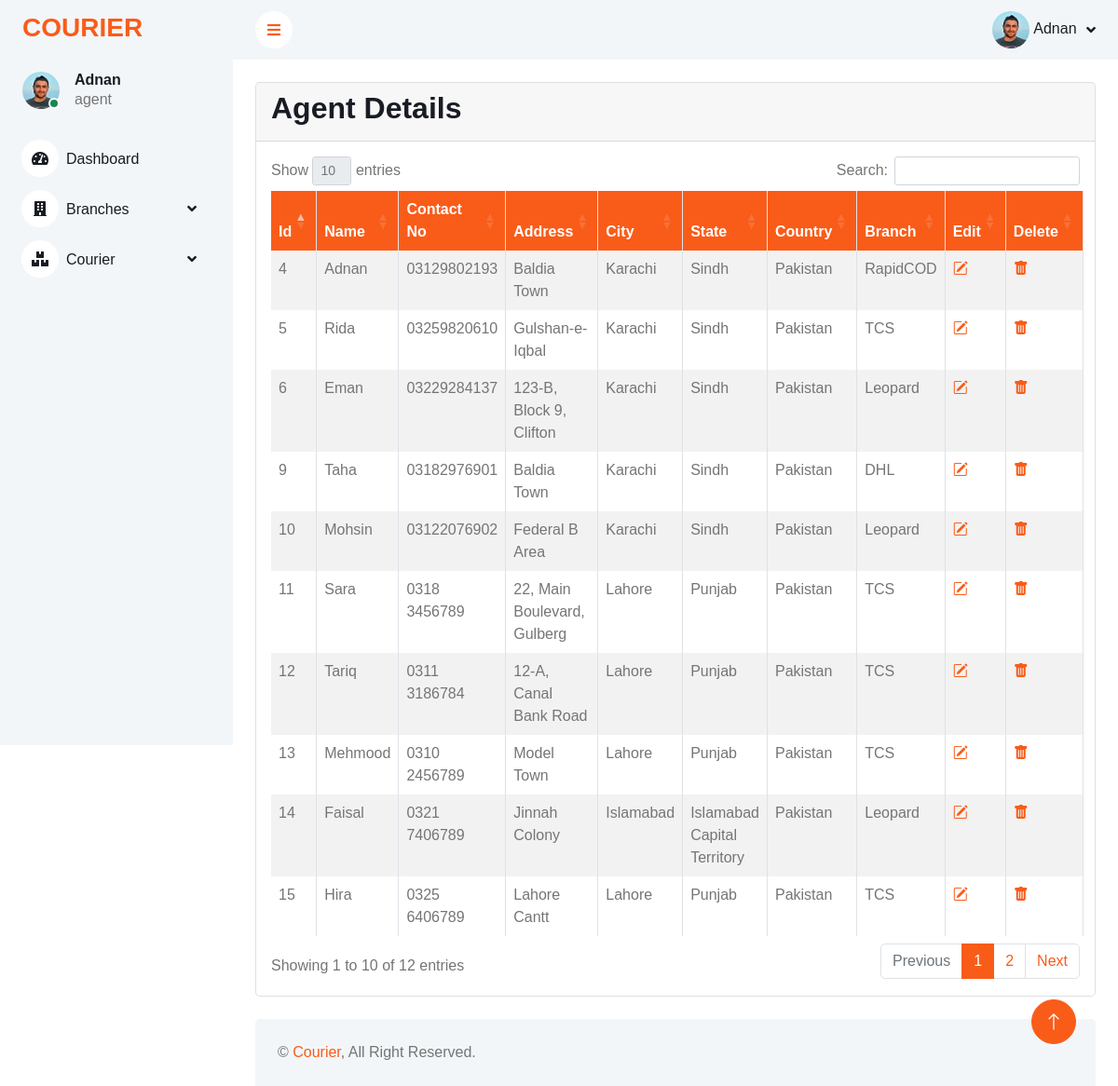
Page /backend/view-agent.php (signed in) on the committed database.
### tables this page shows
CREATE TABLE `user` (
  `user_id` int(11) NOT NULL,
  `name` varchar(255) NOT NULL,
  `email` varchar(255) NOT NULL,
  `password` varchar(255) NOT NULL,
  `profile_picture` varchar(255) NOT NULL,
  `role_id` int(11) NOT NULL
);

CREATE TABLE `role` (
  `role_id` int(11) NOT NULL,
  `role_type` varchar(255) NOT NULL
);

CREATE TABLE `agent` (
  `agent_id` int(11) NOT NULL,
  `agent_name` varchar(255) NOT NULL,
  `agent_contact` varchar(255) NOT NULL,
  `agent_address` varchar(255) NOT NULL,
  `agent_city` varchar(255) NOT NULL,
  `agent_state` varchar(255) NOT NULL,
  `agent_country` varchar(255) NOT NULL,
  `agent_branch` varchar(255) NOT NULL
);

CREATE TABLE `branch` (
  `branch_id` int(11) NOT NULL,
  `branch_name` varchar(255) NOT NULL,
  `branch_contact` varchar(255) NOT NULL,
  `branch_address` varchar(255) NOT NULL,
  `branch_city` varchar(255) NOT NULL,
  `branch_state` varchar(255) NOT NULL,
  `branch_zipcode` varchar(255) NOT NULL,
  `branch_country` varchar(255) NOT NULL
);

### backend/view-agent.php (the view, shortened to what this page needs)
<?php
include 'links.php';
?>
</head>
<body>
    <?php
    include 'header.php';
    ?>
    <div class="container-fluid pt-4 px-4" >
        <div class="row g-4">
            <div class="col-12">
                <div class="card">
                    <div class="card-header">
                        <h2>Agent Details</h2>
                    </div>
                    <div class="card-body">
                        <?php
                        include 'db.php';
                        $sql = "SELECT * FROM `agent` LEFT JOIN branch ON agent.agent_branch = branch.branch_id";
                        $result = mysqli_query($conn, $sql);
                        if (mysqli_num_rows($result) > 0) {
                        ?>
                            <table id="datatable" class="table table-striped table-bordered">
                                <thead>
                                    <tr style="background: #F95C19; color: #fff;">
                                        <th>Id</th>
                                        <th>Name</th>
                                        <th>Contact No</th>
                                        <th>Address</th>
                                        <th>City</th>
                                        <th>State</th>
                                        <th>Country</th>
                                        <th>Branch</th>
                                        <th>Edit</th>
                                        <th>Delete</th>
                                    </tr>
                                </thead>
                                <tbody>
                                    <?php
                                    while ($row = mysqli_fetch_assoc($result)) {
                                    ?>
                                        <tr>
                                        <td scope="row"><?php echo $row['agent_id'] ?></td>
                                        <td><?php echo $row['agent_name'] ?></td>
                                        <td><?php echo $row['agent_contact'] ?></td>
                                        <td><?php echo $row['agent_address'] ?></td>
                                        <td><?php echo $row['agent_city'] ?></td>
                                        <td><?php echo $row['agent_state'] ?></td>
                                        <td><?php echo $row['agent_country'] ?></td>
                                        <td><?php echo $row['branch_name'] ?></td>
                                        <td><a href="update-agent.php?agentId=<?php echo $row['agent_id'] ?>"><i class="bi bi-pencil-square"></i></a></td>
                                        <td><a href="delete-agent.php?agentId=<?php echo $row['agent_id'] ?>"><i class="bi bi-trash-fill"></i></a></td>
                                        </tr>
                                    <?php
                                    }
                                    ?>
                                </tbody>
                            </table>
                        <?php
                        }
                        ?>
                    </div>
                </div>
            </div>
        </div>
    </div>
    <?php
    include 'footer.php';
    ?>

### backend/links.php (shortened to what this page needs)
<?php
include 'db.php';
$user_Id = $_SESSION['user_id'];
$sql5 = "SELECT `name`, `profile_picture` , role_type FROM `user` LEFT JOIN role ON user.role_id = role.role_id  WHERE user_id = '{$user_Id}'";
$result5 = mysqli_query($conn, $sql5);
$row5 = mysqli_fetch_assoc($result5);
?>
<!DOCTYPE html>
<html lang="en">
<head>
    <link href="https://cdnjs.cloudflare.com/ajax/libs/font-awesome/5.10.0/css/all.min.css" rel="stylesheet">
    <link href="https://cdn.jsdelivr.net/npm/bootstrap-icons@1.4.1/font/bootstrap-icons.css" rel="stylesheet">
    <link href="css/bootstrap.min.css" rel="stylesheet">
    <link href="css/style.css" rel="stylesheet">
    <link href="https://cdn.datatables.net/1.11.1/css/dataTables.bootstrap4.min.css" rel="stylesheet">

### backend/header.php (shortened to what this page needs)
<body>
    <div class="container-xxl position-relative bg-white d-flex p-0">
        <div class="sidebar pe-4 pb-3">
            <nav class="navbar bg-light navbar-light">
                <a href="index.php" class="navbar-brand mx-4 mb-3">
                    <h3 class="text-primary">COURIER</h3>
                </a>
                <div class="d-flex align-items-center ms-4 mb-4">
                <div class="position-relative">
                        <img class="rounded-circle" src="uploads-images/<?php echo $row5['profile_picture']?>" alt="" style="width: 40px; height: 40px;">
                        <div class="bg-success rounded-circle border border-2 border-white position-absolute end-0 bottom-0 p-1"></div>
                    </div>
                    <div class="ms-3">
                        <h6 class="mb-0"><?php echo $_SESSION['name']?></h6>
                        <span class="role-heading"><?php echo $row5['role_type']?></span>
                    </div>
                </div>
                <div class="navbar-nav w-100">
                    <a href="index.php" class="nav-item nav-link"><i class="fa fa-tachometer-alt me-2"></i>Dashboard</a>
                    <div class="nav-item dropdown">
                        <a href="#" class="nav-link dropdown-toggle" data-bs-toggle="dropdown"><i class="fa fa-building me-2"></i>Branches</a>
                    </div>
                    <div class="nav-item dropdown">
                        <a href="#" class="nav-link dropdown-toggle" data-bs-toggle="dropdown"><i class="fa fa-boxes me-2"></i>Courier</a>
                    </div>
                </div>
            </nav>
        </div>
        <div class="content">
            <nav class="navbar navbar-expand bg-light navbar-light sticky-top px-4 py-0">
                <a href="#" class="sidebar-toggler flex-shrink-0">
                    <i class="fa fa-bars"></i>
                </a>
                <div class="navbar-nav align-items-center ms-auto">
                    <div class="nav-item dropdown">
                        <a href="#" class="nav-link dropdown-toggle" data-bs-toggle="dropdown">
                        <img class="rounded-circle" src="uploads-images/<?php echo $row5['profile_picture']?>" alt="" style="width: 40px; height: 40px;">
                            <span class="d-none d-lg-inline-flex"><?php echo $_SESSION['name']?></span>
                        </a>
                    </div>
                </div>
            </nav>

### backend/footer.php (shortened to what this page needs)
 <div class="container-fluid pt-4 px-4 footer">
                <div class="bg-light rounded-top p-4">
                    <div class="row">
                        <div class="col-12 col-sm-6 text-center text-sm-start">
                            &copy; <a href="index.php">Courier</a>, All Right Reserved.
                        </div>
                    </div>
                </div>
            </div>
        </div>
        <a href="#" class="btn btn-lg btn-primary btn-lg-square back-to-top"><i class="bi bi-arrow-up"></i></a>
    </div>
</body>
</html>

### backend/css/style.css (style rules this page uses)
:root { --primary: #F95C19; --light: #F3F6F9; --dark: #191C24; }
.text-primary { color: var(--primary) !important; }
.back-to-top { position: fixed; display: none; right: 45px; bottom: 45px; z-index: 99; }
.btn { transition: .5s; }
.btn.btn-primary { color: #FFFFFF; }
.btn-lg-square { width: 48px; height: 48px; }
.btn-square, .btn-sm-square, .btn-lg-square { padding: 0; display: inline-flex; align-items: center; justify-content: center; font-weight: normal; border-radius: 50px; }
.sidebar { position: fixed; top: 0; left: 0; bottom: 0; width: 250px; height: 100vh; overflow-y: auto; background: var(--light); transition: 0.5s; z-index: 999; }
.content { margin-left: 250px; min-height: 100vh; background: #FFFFFF; transition: 0.5s; }
@media (min-width: 992px) { .sidebar { margin-left: 0; } }
@media (min-width: 992px) { .content { width: calc(100% - 250px); } }
.sidebar .navbar .navbar-nav .nav-link { padding: 7px 20px; color: var(--dark); font-weight: 500; border-left: 3px solid var(--light); border-radius: 0 30px 30px 0; outline: none; }
.sidebar .navbar .navbar-nav .nav-link i { width: 40px; height: 40px; display: inline-flex; align-items: center; justify-content: center; background: #FFFFFF; border-radius: 40px; }
.sidebar .navbar .dropdown-toggle::after { position: absolute; top: 15px; right: 15px; border: none; content: "\f107"; font-family: "Font Awesome 5 Free"; font-weight: 900; transition: .5s; }
.content .navbar .navbar-nav .nav-link { margin-left: 25px; padding: 12px 0; color: var(--dark); outline: none; }
.content .navbar .sidebar-toggler, .content .navbar .navbar-nav .nav-link i { width: 40px; height: 40px; display: inline-flex; align-items: center; justify-content: center; background: #FFFFFF; border-radius: 40px; }
.content .navbar .dropdown-toggle::after { margin-left: 6px; vertical-align: middle; border: none; content: "\f107"; font-family: "Font Awesome 5 Free"; font-weight: 900; transition: .5s; }

### rows in the picture
user: profile_picture (picture), role.role_type "agent"
agent: agent_id "4", agent_name "Adnan", agent_contact "03129802193", agent_address "Baldia Town", agent_city "Karachi", agent_state "Sindh", agent_country "Pakistan", branch.branch_name "RapidCOD"
agent: agent_id "5", agent_name "Rida", agent_contact "03259820610", agent_address "Gulshan-e-Iqbal", agent_city "Karachi", agent_state "Sindh", agent_country "Pakistan", branch.branch_name "TCS"
agent: agent_id "6", agent_name "Eman", agent_contact "03229284137", agent_address "123-B, Block 9, Clifton", agent_city "Karachi", agent_state "Sindh", agent_country "Pakistan", branch.branch_name "Leopard"
agent: agent_id "9", agent_name "Taha", agent_contact "03182976901", agent_address "Baldia Town", agent_city "Karachi", agent_state "Sindh", agent_country "Pakistan", branch.branch_name "DHL"
agent: agent_id "10", agent_name "Mohsin", agent_contact "03122076902", agent_address "Federal B Area", agent_city "Karachi", agent_state "Sindh", agent_country "Pakistan", branch.branch_name "Leopard"
agent: agent_id "11", agent_name "Sara", agent_contact "0318 3456789", agent_address "22, Main Boulevard, Gulberg", agent_city "Lahore", agent_state "Punjab", agent_country "Pakistan", branch.branch_name "TCS"
agent: agent_id "12", agent_name "Tariq", agent_contact "0311 3186784", agent_address "12-A, Canal Bank Road", agent_city "Lahore", agent_state "Punjab", agent_country "Pakistan", branch.branch_name "TCS"
agent: agent_id "13", agent_name "Mehmood", agent_contact "0310 2456789", agent_address "Model Town", agent_city "Lahore", agent_state "Punjab", agent_country "Pakistan", branch.branch_name "TCS"
agent: agent_id "14", agent_name "Faisal", agent_contact "0321 7406789", agent_address "Jinnah Colony", agent_city "Islamabad", agent_state "Islamabad Capital Territory", agent_country "Pakistan", branch.branch_name "Leopard"
agent: agent_id "15", agent_name "Hira", agent_contact "0325 6406789", agent_address "Lahore Cantt", agent_city "Lahore", agent_state "Punjab", agent_country "Pakistan", branch.branch_name "TCS"

### other values in the picture
$_SESSION['name'] "Adnan"
